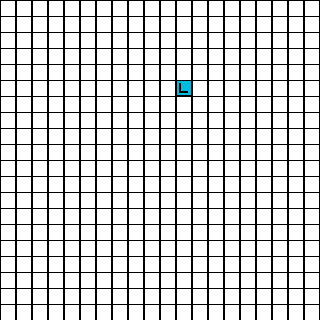

A level layout from a 2D game, rendered from its tile map. Below: a short description, then the map file with tile-grid data replaced by summaries:
An orthogonal 20x20 tile map with 16x16 px tiles, 1 tile layer (Capa de Patrones 1).

<map version="1.0" tiledversion="1.0.1" orientation="orthogonal" renderorder="right-down" width="20" height="20" tilewidth="16" tileheight="16" nextobjectid="1">
 <tileset firstgid="1" name="partsCircuit" tilewidth="16" tileheight="16" tilecount="15" columns="5">
  <image source="partsCircuit.png" width="80" height="48" />
 </tileset>
 <layer name="Capa de Patrones 1" width="20" height="20">
  <data>[400 cells, 400 non-empty, 2 distinct tile ids]</data>
 </layer>
</map>